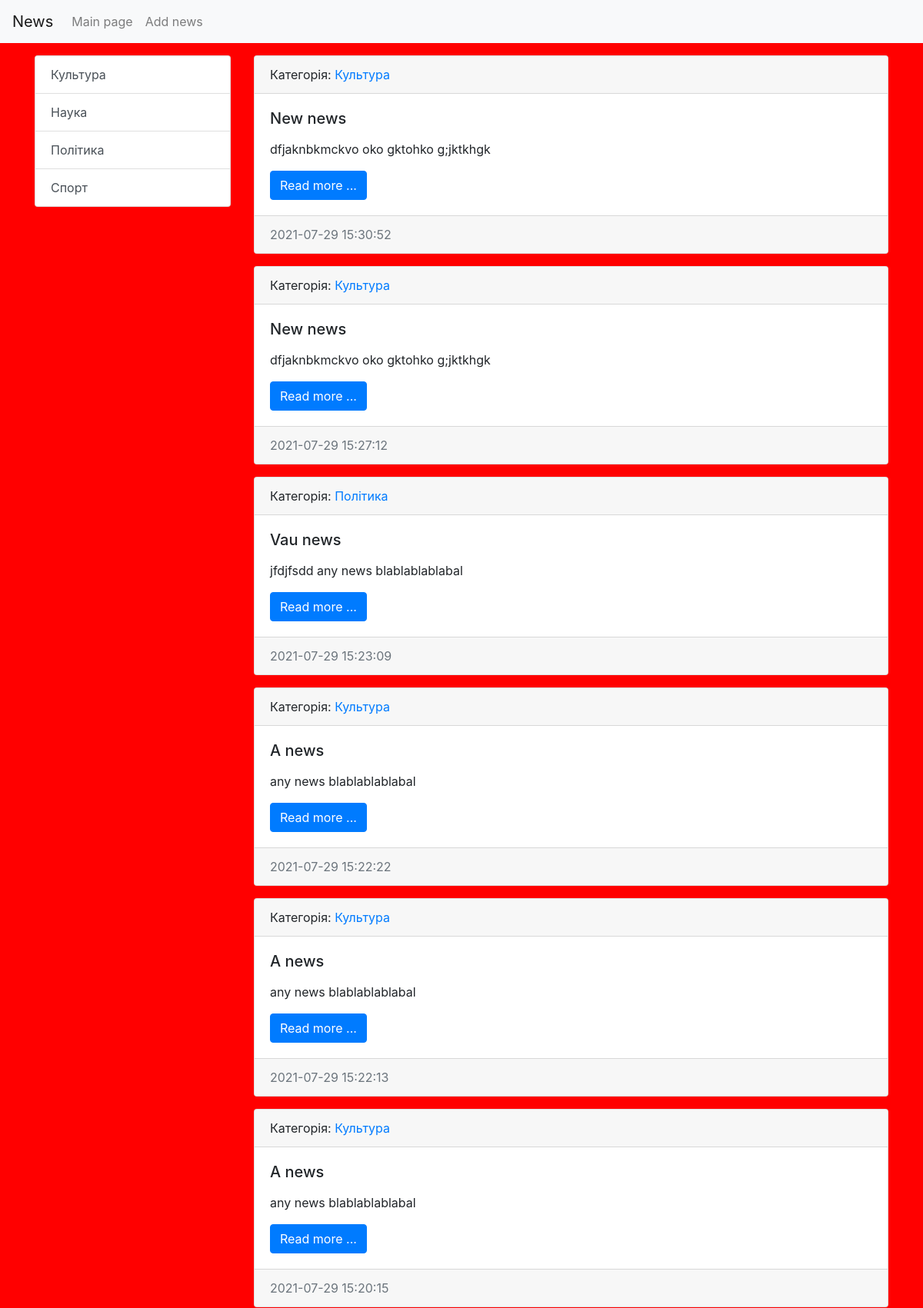
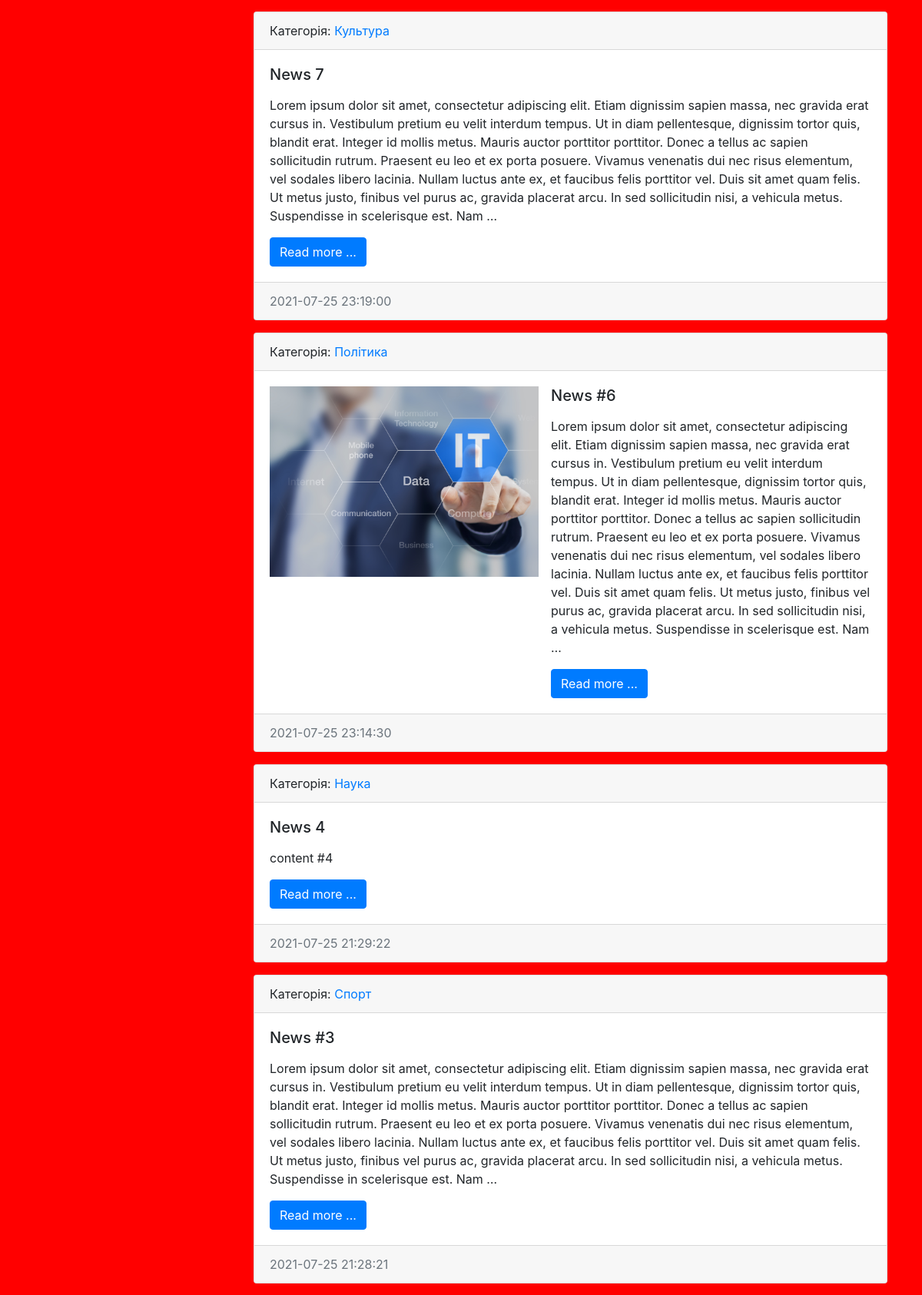
The page / (upper part) on the database its author committed (2 pictures, top to bottom).
### news/models.py (models this page shows, shortened)
class Category(models.Model):
    title = models.CharField(max_length=150, db_index=True, verbose_name='Category name')
    def __str__(self):
        return self.title
    def get_absolute_url(self):
        return reverse('category', kwargs = {"category_id": self.pk})
    class Meta:
        verbose_name = 'Категорія'
        verbose_name_plural = 'Категорії'
        ordering = ['title']

class News(models.Model):
    title = models.CharField(max_length=150, verbose_name = 'Name of article')
    content = models.TextField(blank=True)
    created_at = models.DateTimeField(auto_now_add=True, verbose_name='Publish date')
    updated_at = models.DateTimeField(auto_now=True, verbose_name='Update date')
    photo = models.ImageField(upload_to='photos/%y/%m/%d/', blank=True)
    is_published = models.BooleanField(default=True, verbose_name='Is published?')                      # is_published = 1
    category = models.ForeignKey('Category', on_delete=models.PROTECT, null=True, blank=True)
    def get_absolute_url(self):
        return reverse('view_news', kwargs = {"news_id": self.pk})
    class Meta:
        verbose_name = 'Новина'         # singular name of table
        verbose_name_plural = 'Новини'   # plural name
        ordering = ['-created_at']

### news/views.py (the view)
# urls.py: path('', index, name = 'index'),      # call news/ (important)
def index(request):
    news = News.objects.order_by("-created_at")
    context = {
        'news': news,
        'title': 'News list',
        }
    return render(request, 'news/index.html', context = context)

### news/templatetags/news_tags.py (called while the page is built)
@register.inclusion_tag('news/list_categories.html')
def show_categories():
    categories = Category.objects.all()
    context = {
        'categories': categories
    }
    return context

### news/templates/news/index.html (shortened to what this page needs)
{% extends 'base.html' %}
{% block sidebar %}
    {% include 'inc/_sidebar.html' %}
{% endblock sidebar %}
{% block content %}
    {% for item in news %}
        <div class="card mb-3">
            <div class="card-header">
                Категорія: <a href="{{ item.category.get_absolute_url }}">{{ item.category }}</a>
            </div>
            <div class="card-body">
                <div class="media">
                    {% if item.photo %}
                        <img class="mr-3" src="{{ item.photo.url }}" alt="" width="350px"  />
                    {% endif %}
                    <div class="media-body">
                        <h5 class="card-title">{{ item.title }}</h5>
                        <p class="card-text">{{ item.content|linebreaks|truncatewords:100 }}</p>
                        <a href="{{ item.get_absolute_url }}" class="btn btn-primary">Read more ...</a>
                    </div>
                </div>
            </div>
            <div class="card-footer text-muted">
                {{ item.created_at|date:"Y-m-d H:i:s" }}
            </div>
        </div>
    {% endfor %}
{% endblock %}

### news/templates/news/list_categories.html
<div class="list-group">
    {% for item in categories %}
        <a href="{{ item.get_absolute_url }}" class="list-group-item list-group-item-action">
            {{ item.title }}
        </a>
    {% endfor %}
</div>

### news_site/static/css/style.css (style rules this page uses)
body { background-color: red; }

### rows shown on the page
Category: title "Культура"
Category: title "Наука"
Category: title "Політика"
Category: title "Спорт"
News: category "Культура", title "New news", content "dfjaknbkmckvo oko gktohko g;jktkhgk", created_at "2021-07-29 15:30:52"
News: category "Культура", title "New news", content "dfjaknbkmckvo oko gktohko g;jktkhgk", created_at "2021-07-29 15:27:12"
News: category "Політика", title "Vau news", content "jfdjfsdd any news blablablablabal", created_at "2021-07-29 15:23:09"
News: category "Культура", title "A news", content "any news blablablablabal", created_at "2021-07-29 15:22:22"
News: category "Культура", title "A news", content "any news blablablablabal", created_at "2021-07-29 15:22:13"
News: category "Культура", title "A news", content "any news blablablablabal", created_at "2021-07-29 15:20:15"
News: category "Культура", title "News 7", content "Lorem ipsum dolor sit amet, consectetur adipiscing elit. Etiam dignissim sapien massa, nec gravida erat cursus in. Vestibulum pretium eu velit interdum tempus. Ut in diam pellentesque, dignissim tortor quis, blandit erat. Integer id mollis metus. Mauris auctor porttitor porttitor. Donec a tellus ac sapien sollicitudin rutrum. Praesent eu leo et ex porta posuere. Vivamus venenatis dui nec risus elementum, vel sodales libero lacinia. Nullam luctus ante ex, et faucibus felis porttitor vel. Duis sit amet quam felis. Ut metus justo, finibus vel purus ac, gravida placerat arcu. In sed sollicitudin nisi, a vehicula metus. Suspendisse in scelerisque est. Nam …", created_at "2021-07-25 23:19:00"
News: category "Політика", photo (picture), title "News #6", content "Lorem ipsum dolor sit amet, consectetur adipiscing elit. Etiam dignissim sapien massa, nec gravida erat cursus in. Vestibulum pretium eu velit interdum tempus. Ut in diam pellentesque, dignissim tortor quis, blandit erat. Integer id mollis metus. Mauris auctor porttitor porttitor. Donec a tellus ac sapien sollicitudin rutrum. Praesent eu leo et ex porta posuere. Vivamus venenatis dui nec risus elementum, vel sodales libero lacinia. Nullam luctus ante ex, et faucibus felis porttitor vel. Duis sit amet quam felis. Ut metus justo, finibus vel purus ac, gravida placerat arcu. In sed sollicitudin nisi, a vehicula metus. Suspendisse in scelerisque est. Nam …", created_at "2021-07-25 23:14:30"
News: category "Наука", title "News 4", content "content #4", created_at "2021-07-25 21:29:22"
News: category "Спорт", title "News #3", content "Lorem ipsum dolor sit amet, consectetur adipiscing elit. Etiam dignissim sapien massa, nec gravida erat cursus in. Vestibulum pretium eu velit interdum tempus. Ut in diam pellentesque, dignissim tortor quis, blandit erat. Integer id mollis metus. Mauris auctor porttitor porttitor. Donec a tellus ac sapien sollicitudin rutrum. Praesent eu leo et ex porta posuere. Vivamus venenatis dui nec risus elementum, vel sodales libero lacinia. Nullam luctus ante ex, et faucibus felis porttitor vel. Duis sit amet quam felis. Ut metus justo, finibus vel purus ac, gravida placerat arcu. In sed sollicitudin nisi, a vehicula metus. Suspendisse in scelerisque est. Nam …", created_at "2021-07-25 21:28:21"
